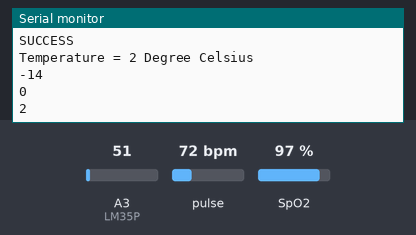
Bench run of a sketch on a simulated Arduino Uno, built with avr-gcc and run on an emulated ATmega328P. Shown: the last lines printed to the serial monitor. The test bench sets the inputs (shaded band); at power-on: pulse 72 bpm, A3 (LM35P) = 51, SpO2 97 %.

Above: at 1.2 s.
1.3 s: pulse set to 42 bpm
At 2.0 s:
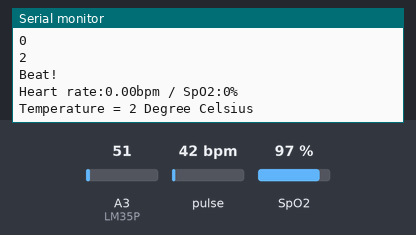
2.8 s: A3 (LM35P) set to 61
At 3.44 s:
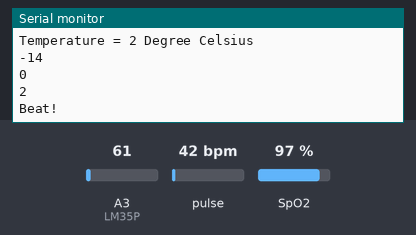
4.3 s: SpO2 set to 80 %
At 4.56 s:
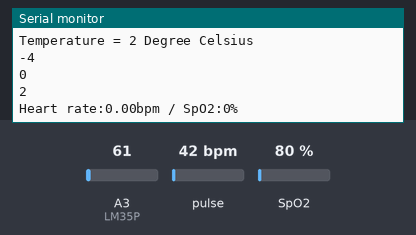
5.8 s: A3 (LM35P) set to 71
At 5.8 s:
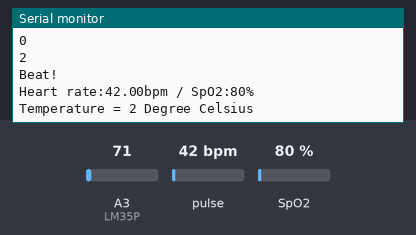
7.3 s: pulse set to 70 bpm
At 8.7 s:
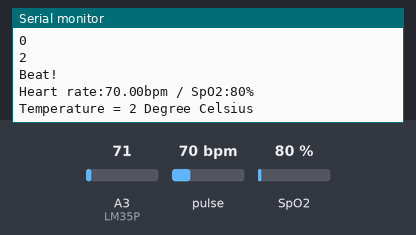
Timing chart, 0 to 9.8 s (numbered marks = the images above; inputs shaded):
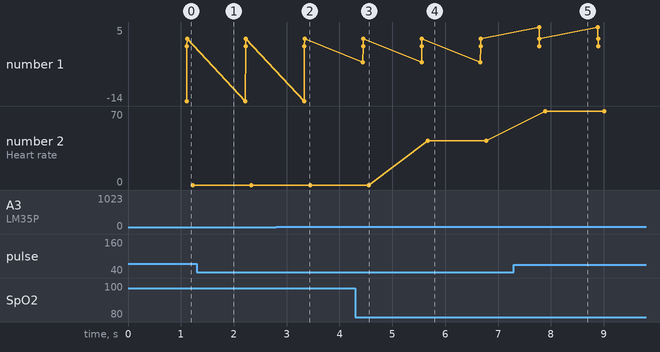

Measured:
- after the input at 7.3 s, the serial monitor: prints a new line after 0.59 s (image 5)
- plotted number 2: 42 → 70 after the input at 7.3 s

The sketch:

MODIFIED-IOT-1-PATIENT-MONITORING-SYS-UNO.ino
```cpp
#include <SoftwareSerial.h>
#include <Wire.h>
#include "MAX30100_PulseOximeter.h"
#include "MAX30100.h"

#define REPORTING_PERIOD_MS     1000
PulseOximeter pox;
MAX30100 sensor;
uint32_t tsLastReport = 0;

const byte rxPin = 10;
const byte txPin = 11;
const int LM35P = A3;
int temp_val1=0;
int temp_adc_val=0;
int temp_val=0;
int temp=0;
SoftwareSerial mySerial (rxPin, txPin);
String food=" ";
String water=" ";
String medicine=" ";
String washroom=" ";
String PULSE=" ";
String OXYGEN=" ";
bool newValue = false;


void onBeatDetected()
{
Serial.println("Beat!");
}


void setup()
{
  Serial.begin(9600);
  mySerial.begin(9600);
  if (!pox.begin())
  {
	Serial.println("FAILED");
	for(;;);
  }
  else
  {
	Serial.println("SUCCESS");
  }
  // Configure sensor to use 7.6mA for LED drive
	pox.setOnBeatDetectedCallback(onBeatDetected);
}

void loop()
{
temp_val1=0;
temp_adc_val=0;
temp_val=0;
temp=0;
    for(int i=0;i<=1000;i++)
    {
    temp_adc_val = analogRead(LM35P);	/* Read Temperature */
    temp_val1=temp_val1+temp_adc_val;
    }
    temp_val1=temp_val1/1000;
    temp_val = (temp_val1 * (5.0 / 1024.0));	/* Convert adc value to equivalent voltage */
    temp = (temp_val*10)+2;	/* LM35 gives output of 10mv/°C */

    if(analogRead(LM35P)>=500)
    {
    food="YES";
    }
    else
    {
    food="NO";
    }
    if(analogRead(LM35P)>=500)
    {
    water="YES";
    }
    else
    {
    water="NO";
    }
    if(analogRead(LM35P)>=500)
    {
    medicine="YES";
    }
    else
    {
     medicine="NO";
    }
    pox.update();

    // Asynchronously dump heart rate and oxidation levels to the serial
    // For both, a value of 0 means "invalid"
    if (millis() - tsLastReport > REPORTING_PERIOD_MS) {
        Serial.print("Heart rate:");
        Serial.print(pox.getHeartRate());
        Serial.print("bpm / SpO2:");
        Serial.print(pox.getSpO2());
        Serial.println("%");

        tsLastReport = millis();
    }


    PULSE=String(pox.getHeartRate());
    OXYGEN=String(pox.getSpO2());


    Serial.print("Temperature = ");
    Serial.print(temp);
    Serial.print(" Degree Celsius\n");
    delay(1000);
    Serial.println(temp_val1);
    Serial.println(temp_val);
    Serial.println(temp);
}
```
